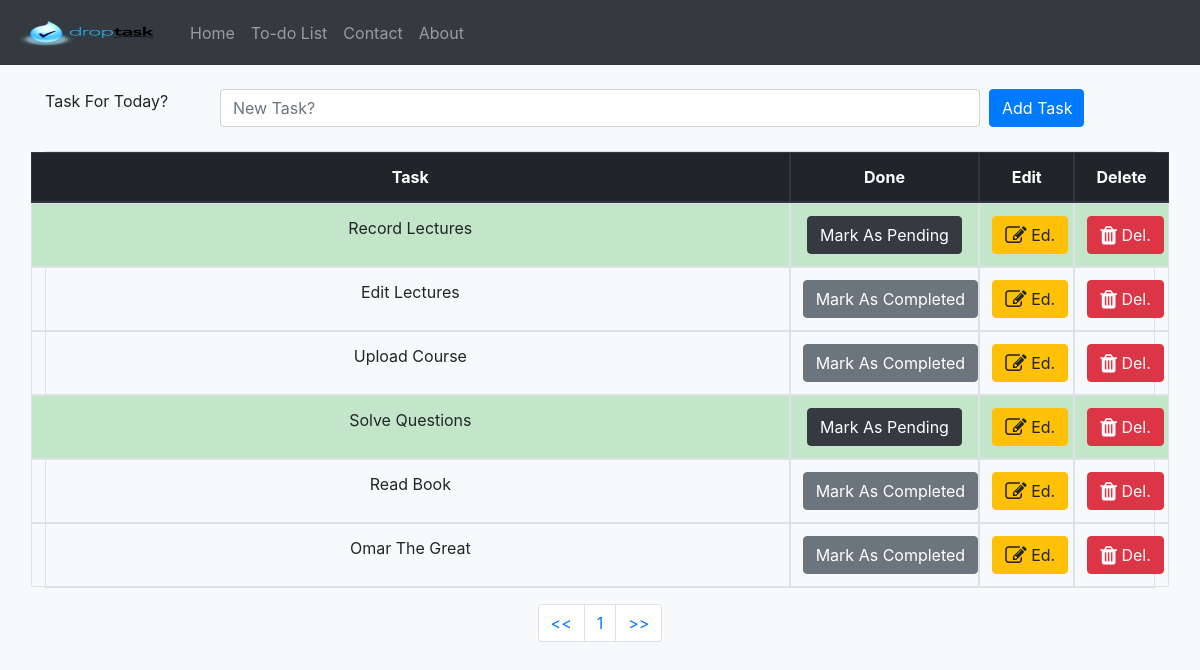
Before: /todolist/ with the older database file.
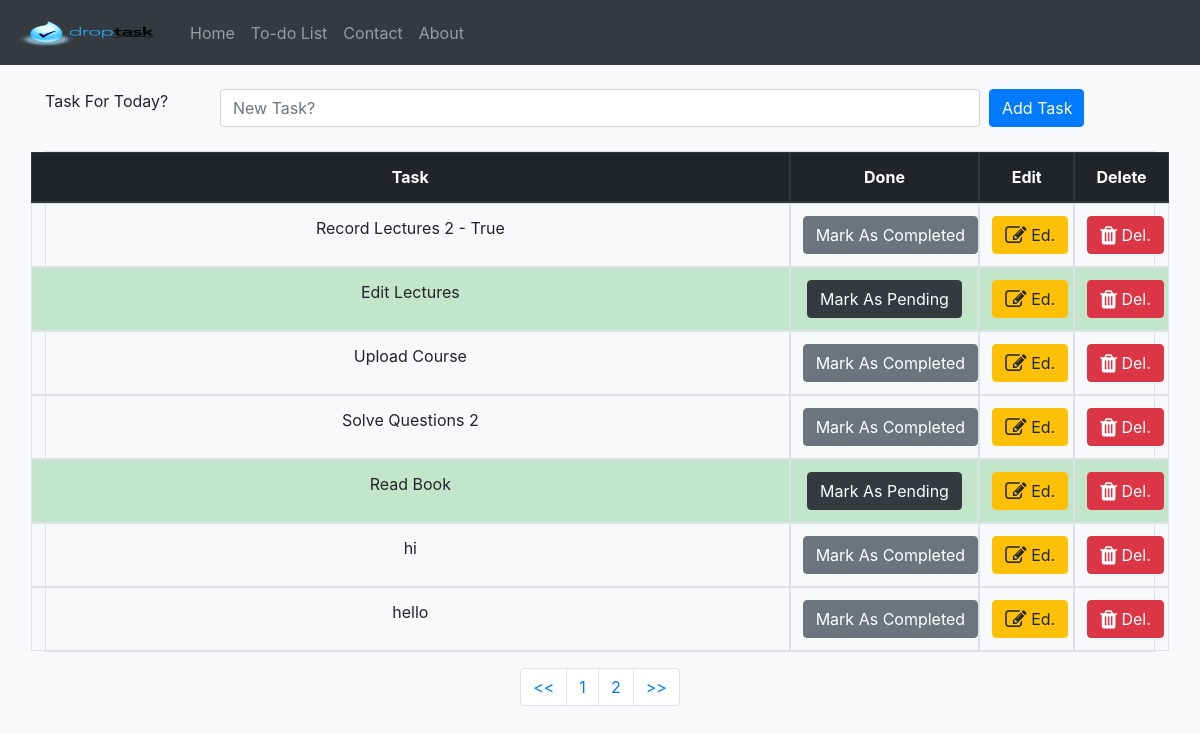
After: the same page with the newer database file.
### todolist/models.py (models this page shows, shortened)
class TaskList(models.Model):
    task = models.CharField(max_length=300)
    done = models.BooleanField(default=False)  # By default it's not done, because i made it false

### todolist/views.py (the view)
# urls.py: path('', include('todolist.urls')),
def todolist(request):
    if request.method == 'POST':   ## If i want add anything in db
        form = TaskForm(request.POST or None) ## If i want add anything in db
        if form.is_valid():  ## If i want add anything in db
            form.save()
        messages.success(request, ("Task Added Successfully"))
        return redirect('todolist')
    else:
        all_tasks = TaskList.objects.all()   # it will fetch all the data inside all_task object(if i want to access anything)
        paginator = Paginator(all_tasks, 7)
        page = request.GET.get('pg')
        all_tasks = paginator.get_page(page)
        return render(request, 'todolist.html', {'all_tasks': all_tasks})  ## all obj

### todolist/templates/todolist.html (shortened to what this page needs)
{% extends 'base.html' %}
{% block content %}
<div class="container">
    <br>
<form method="POST" class="row">
    <label class="col-lg-2">Task For Today?</label>
    <input type="text" name="task" class="form-control col-lg-8" placeholder="New Task?">&nbsp;&nbsp;
    <button type="submit" class="btn btn-primary col-lg-1">Add Task</button>
</form>
    <br>
  <table class="table table-bordered text-center">
      <thead class="thead-dark">
        <tr class="row">
          <th class="col-8">Task</th>
          <th class="col-2">Done</th>
          <th class="col-1">Edit</th>
          <th class="col-1">Delete</th>
        </tr>
      </thead>
  <tbody>
{% if all_tasks %}
  {% for obj in all_tasks %}
      {% if obj.done %}
        <tr class="table-success row">
          <td class="col-8">{{ obj.task }}</td>
          <td class="col-2"><a class="btn btn-dark" href="{% url 'pending_task' obj.id %}">Mark As Pending</a></td>
          <td class="col-1"><a class="btn btn-warning" href="{% url 'edit_task' obj.id %}"><i class="fa fa-edit fa-lg"></i> Ed.</a></td>
          <td class="col-1"><a class="btn btn-danger" href="{% url 'delete_task' obj.id %}"><i class="fa fa-trash fa-lg"></i> Del.</a></td>
        </tr>
      {% else %}
          <tr class="row">
          <td class="col-8">{{ obj.task }}</td>
          <td class="col-2"><a class="btn btn-secondary" href="{% url 'complete_task' obj.id %}">Mark As Completed</a></td>
          <td class="col-1"><a class="btn btn-warning" href="{% url 'edit_task' obj.id %}"><i class="fa fa-edit fa-lg"></i> Ed.</a></td>
          <td class="col-1"><a class="btn btn-danger" href="{% url 'delete_task' obj.id %}"><i class="fa fa-trash fa-lg"></i> Del.</a></td>
        </tr>
      {% endif %}
  {% endfor %}
{% endif %}
  </tbody>
  </table>
<nav aria-label="Page navigation example">
  <ul class="pagination justify-content-center">
    <li class="page-item"><a class="page-link" href="?pg=1"><<</a></li>
    <li class="page-item"><a class="page-link" href="?pg={{ all_tasks.number }}">{{ all_tasks.number }}</a></li>
    {% if all_tasks.has_next %}
        <li class="page-item"><a class="page-link" href="?pg={{ all_tasks.next_page_number }}">{{ all_tasks.next_page_number }}</a></li>
    {% endif %}
      <li class="page-item"><a class="page-link" href="?pg={{ all_tasks.paginator.num_pages }}">>></a></li>
  </ul>
</nav>
</div>
{% endblock %}

### templates/base.html (shortened to what this page needs)
{% load static %}
<!doctype html>
<html lang="en">
  <head>
    <link rel="stylesheet" href="https://maxcdn.bootstrapcdn.com/bootstrap/4.0.0/css/bootstrap.min.css">
    <link rel="stylesheet" href="https://cdnjs.cloudflare.com/ajax/libs/font-awesome/4.7.0/css/font-awesome.min.css">
    <nav class="navbar navbar-expand-lg navbar-dark bg-dark">
      <a class="navbar-brand" href="{% url 'home' %}"><img src="{% static 'images/logo.png' %}" alt=""></a>
      <div class="collapse navbar-collapse" id="navbarNavAltMarkup">
        <div class="navbar-nav">
          <a class="nav-item nav-link" href="{% url 'home' %}">Home <span class="sr-only">(current)</span></a>
          <a class="nav-item nav-link" href="{% url 'todolist' %}">To-do List</a>
          <a class="nav-item nav-link" href="{% url 'contact' %}">Contact</a>
          <a class="nav-item nav-link" href="{% url 'about' %}">About</a>
        </div>
      </div>
    </nav>
  </head>
  <body class="bg-light">
  {% block content %}{% endblock %}
  </body>
</html>

Changed rows visible on the page:
removed TaskList: task "Omar The Great"
changed TaskList: task "Record Lectures" → "Record Lectures 2 - True"; done "Mark As Pending" → "Mark As Completed"
changed TaskList "Edit Lectures": done "Mark As Completed" → "Mark As Pending"
changed TaskList: task "Solve Questions" → "Solve Questions 2"; done "Mark As Pending" → "Mark As Completed"
changed TaskList "Read Book": done "Mark As Completed" → "Mark As Pending"
added TaskList: task "hi"
added TaskList: task "hello"
Other visible differences:
{{ all_tasks.next_page_number }}: (not shown) → "2"
